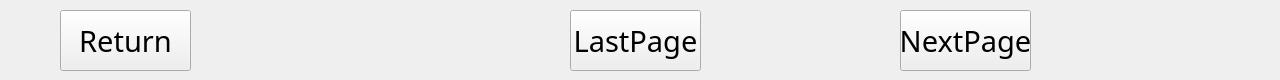
  <widget class="QWidget" name="Footer" native="true">
   <property name="geometry">
    <rect>
     <x>0</x>
     <y>720</y>
     <width>1280</width>
     <height>80</height>
    </rect>
   </property>
   <widget class="QLabel" name="footer_line">
    <property name="geometry">
     <rect>
      <x>0</x>
      <y>0</y>
      <width>1280</width>
      <height>3</height>
     </rect>
    </property>
    <property name="text">
     <string/>
    </property>
   </widget>
   <widget class="QPushButton" name="back_pbtn">
    <property name="geometry">
     <rect>
      <x>60</x>
      <y>10</y>
      <width>131</width>
      <height>61</height>
     </rect>
    </property>
    <property name="font">
     <font>
      <family>思源黑体</family>
      <pointsize>22</pointsize>
     </font>
    </property>
    <property name="text">
     <string>Return</string>
    </property>
   </widget>
   <widget class="QPushButton" name="pervious_page_pbtn">
    <property name="geometry">
     <rect>
      <x>570</x>
      <y>10</y>
      <width>131</width>
      <height>61</height>
     </rect>
    </property>
    <property name="font">
     <font>
      <family>思源黑体</family>
      <pointsize>22</pointsize>
     </font>
    </property>
    <property name="text">
     <string>LastPage</string>
    </property>
   </widget>
   <widget class="QPushButton" name="next_page_pbtn">
    <property name="geometry">
     <rect>
      <x>900</x>
      <y>10</y>
      <width>131</width>
      <height>61</height>
     </rect>
    </property>
    <property name="font">
     <font>
      <family>思源黑体</family>
      <pointsize>22</pointsize>
     </font>
    </property>
    <property name="text">
     <string>NextPage</string>
    </property>
   </widget>
  </widget>
